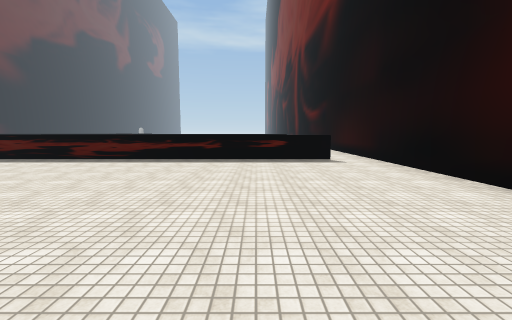
view 1 (above)

21 first-person views from a walk through a 3-D level made in the Unity game engine. The camera is 1.5 m above the floor, tilts 6° down and sees 90° across. The floor is counted in squares, 2 m on a side. Each view is taken from the middle of a square. On the plan, view 1 faces up. The plan holds only what a view shows up to about 9 squares ahead; the rest is blank. The place goes on beyond the plan. Some surface patterns are stand-ins.

view 2
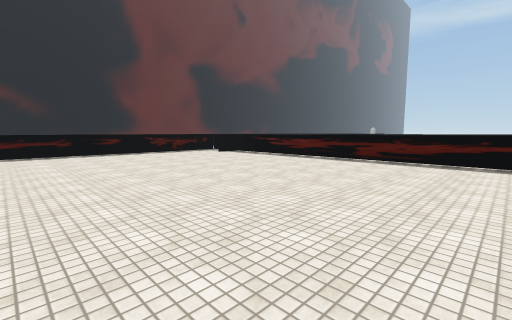

view 3
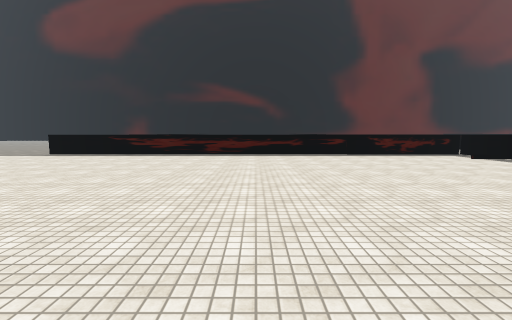

view 4
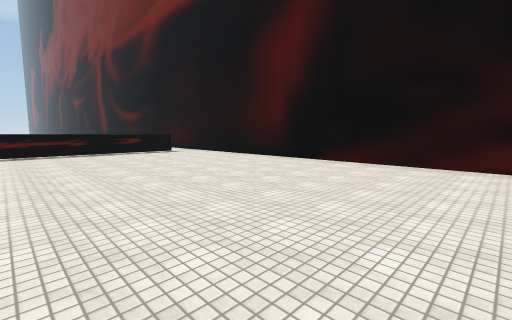

view 5
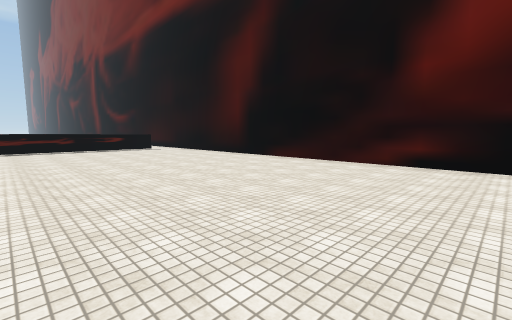

view 6
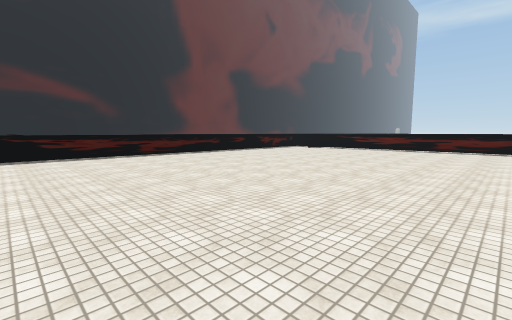

view 7
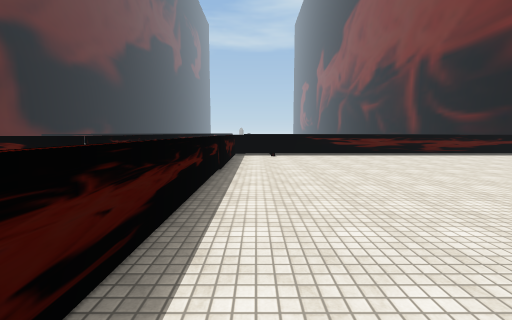

view 8
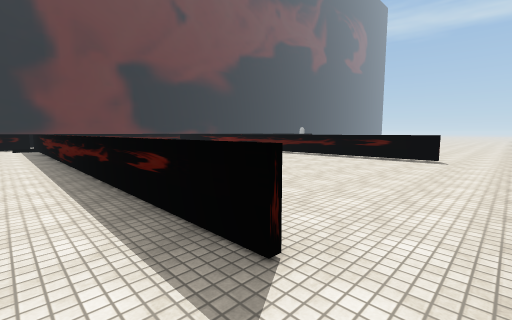

view 9
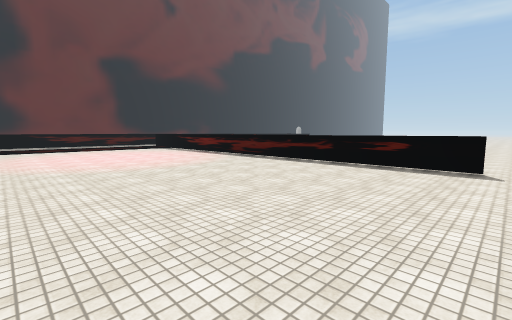

view 10
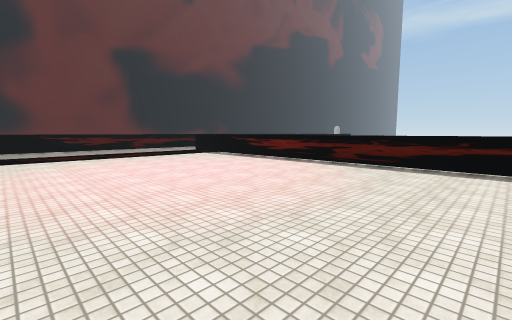

view 11
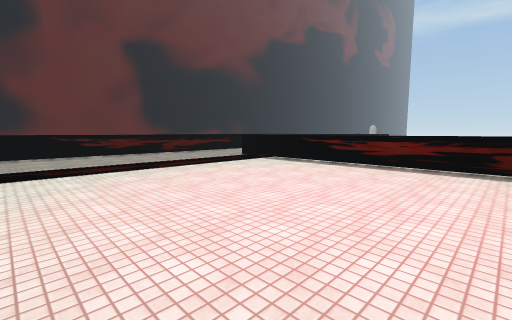

view 12
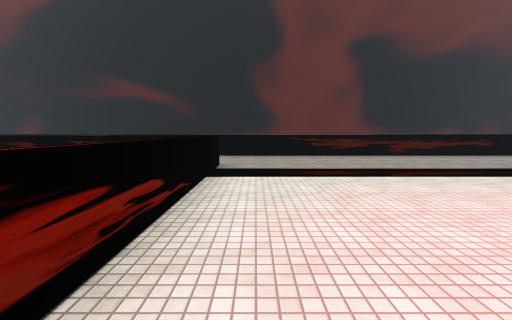

view 13
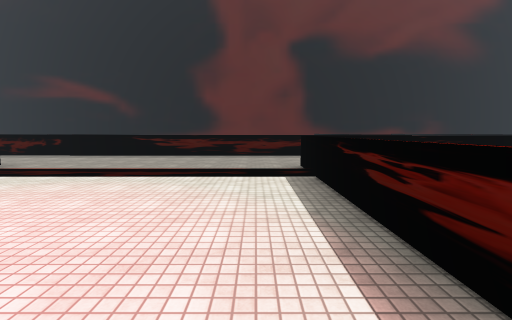

view 14
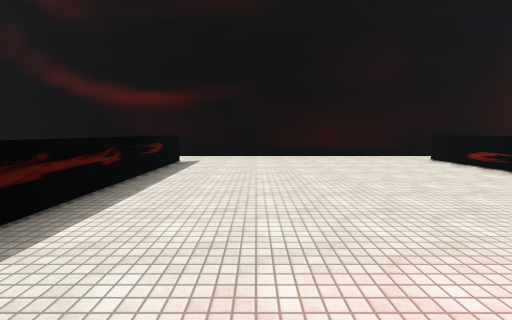

view 15
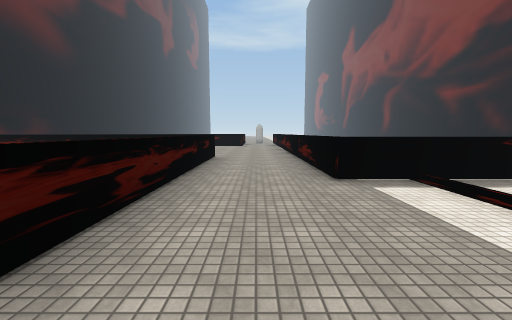

view 16
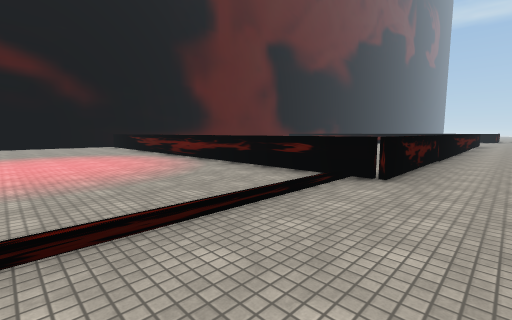

view 17
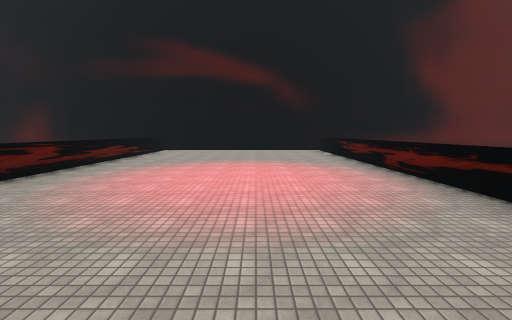

view 18
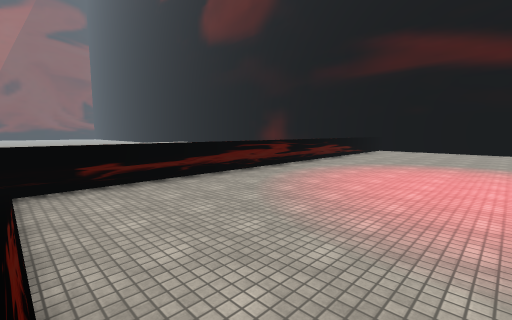

view 19
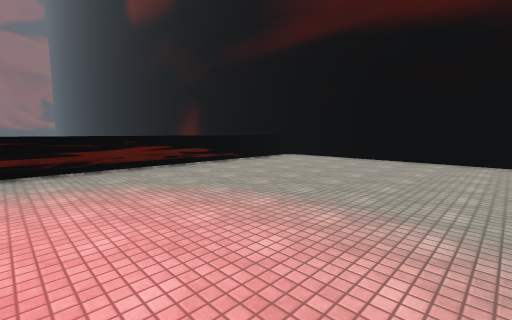

view 20
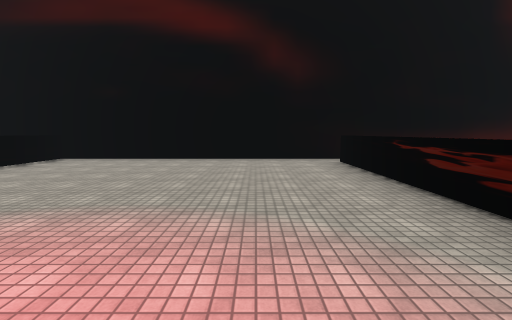

view 21
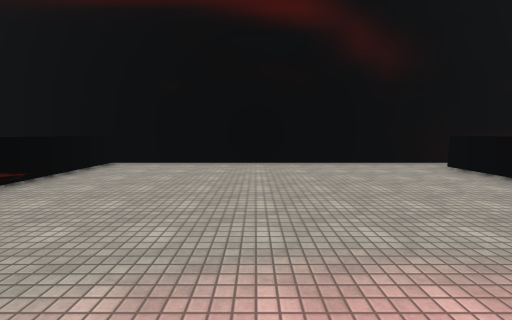

### Floor plan
Ten units are one square. View 1 is at (0, 0); x grows to the right and y downward. Boxes are objects, and circles mark ways between rooms. Rooms are numbered by the first view taken in them; rooms with no view inside come last. Other rooms are left out.
<svg viewBox="-290 -195 329 255">
<path fill="none" stroke="#000" d="M21 -71 -117 -71 -117 55M34 51 34 -74M-92 -72 -68 -72M-2 -72 21 -72M18 -140 -117 -140 -117 -190M34 -74 34 -144M-143 -180 -143 -74M-285 45 -150 45M-285 -35 -285 55M-143 -74 -143 -32 -276 -32"/>
<circle cx="30" cy="-70" r="3" fill="#2a7"/>
<circle cx="-130" cy="-70" r="3" fill="#2a7"/>
<text x="-40" y="-10">1</text>
<text x="-50" y="-110">2</text>
<text x="-200" y="10">3</text>
</svg>
Room 1 opens to room 2. Room 2 opens to room 3.

Where each view was taken, in squares from view 1:
view 1: 0 up, 0 right, facing up
view 2: 0 up, 2 left, facing up-left
view 3: 0 up, 3 left, facing left
view 4: 3 down, 3 left, facing up-right
view 5: 5 down, 3 left, facing up-right
view 6: 5 down, 3 left, facing up-left
view 7: 2 down, 11 left, facing up
view 8: 6 up, 3 right, facing up-left
view 9: 8 up, 2 right, facing up-left
view 10: 8 up, 2 left, facing up-left
view 11: 8 up, 5 left, facing up-left
view 12: 8 up, 6 left, facing left
view 13: 13 up, 6 left, facing left
view 14: 12 up, 5 left, facing right
view 15: 10 up, 13 left, facing up
view 16: 1 down, 13 left, facing up-left
view 17: 0 up, 15 left, facing left
view 18: 0 up, 15 left, facing down-left
view 19: 1 up, 21 left, facing down-left
view 20: 1 up, 21 left, facing left
view 21: 1 down, 22 left, facing left
